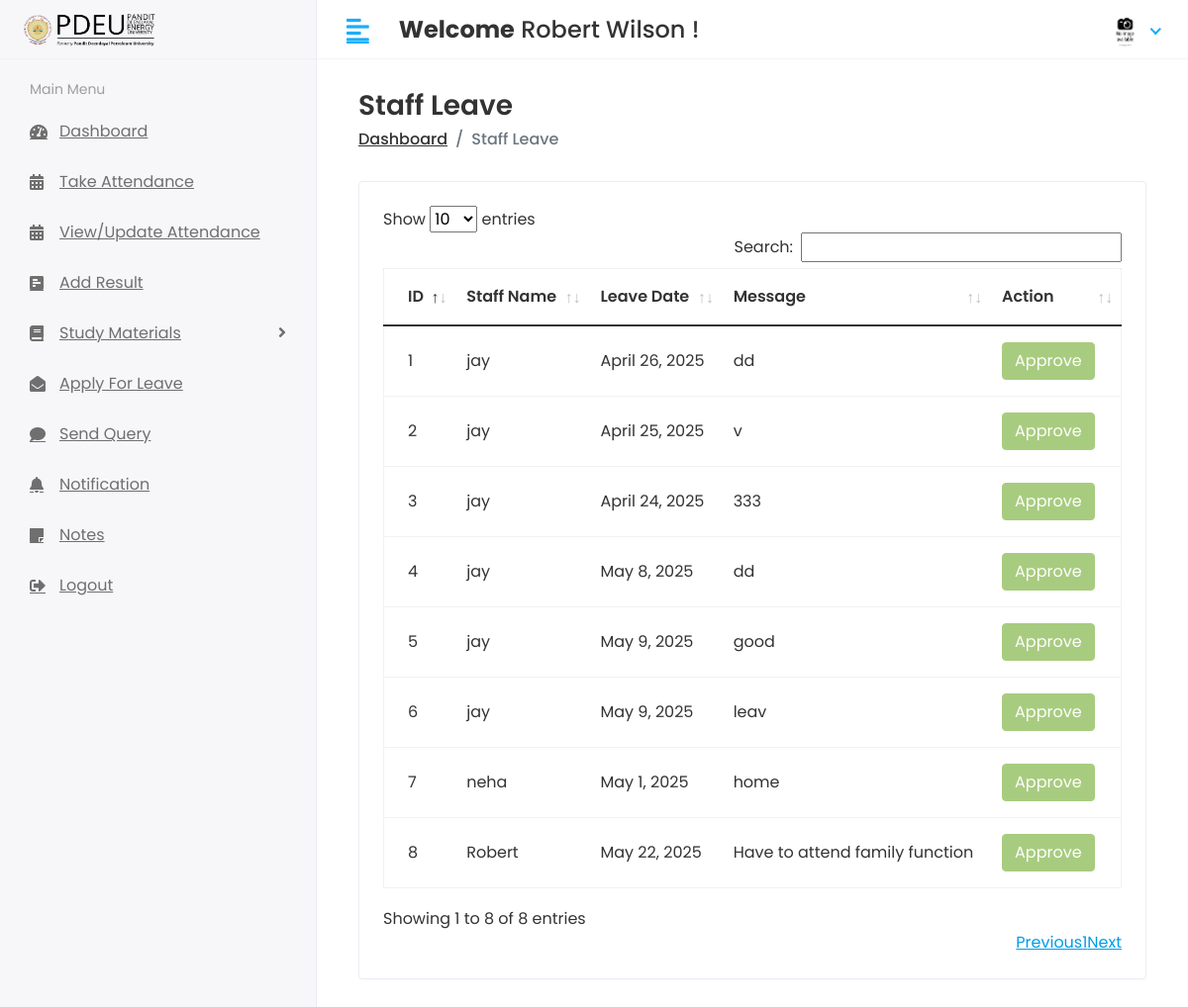
Screenshot of /Hod/Staff/Leave_view (signed in) with the database file from the repository.
### app/models.py (models this page shows, shortened)
class CustomUser(AbstractUser):
    USER = (
        (1, 'HOD'),
        (2, 'STAFF'),
        (3, 'STUDENT'),
        (4, 'PARENT'),  # Added Parent user type
    )
    user_type = models.CharField(choices=USER, max_length=50, default=1)
    profile_pic = models.ImageField(upload_to='media/profile_pic')

class Staff_leave(models.Model):
    staff_id = models.ForeignKey(Staff, on_delete=models.CASCADE)
    date = models.DateField(null=True)
    message = models.TextField(null=True, blank=True)
    status = models.IntegerField(default=0)
    created_at = models.DateTimeField(auto_now_add=True)
    updated_at = models.DateTimeField(auto_now=True)

class Staff(models.Model):
    admin = models.OneToOneField(CustomUser, on_delete=models.CASCADE)
    address = models.TextField()
    gender = models.CharField(max_length=100)
    subjects = models.ManyToManyField('Subject', blank=True, related_name='staff_members')
    created_at = models.DateTimeField(auto_now_add=True)
    updated_at = models.DateTimeField(auto_now=True)

### student_management_system/Hod_Views.py (the view)
# urls.py: path('Hod/Staff/Leave_view', Hod_Views.STAFF_LEAVE_VIEW, name='staff_leave_view'),
@login_required(login_url='/')
def STAFF_LEAVE_VIEW(request):
    staff_leave = Staff_leave.objects.all().order_by('-created_at')
    context = {
        'staff_leave': staff_leave,
    }
    return render(request, 'Hod/staff_leave.html', context)

### templates/Hod/staff_leave.html (shortened to what this page needs)
{% extends 'base.html' %}
{% block content %}
{% load static %}
<div class="content container-fluid">
    <div class="page-header">
        <div class="row align-items-center">
            <div class="col">
                <h3 class="page-title">Staff Leave</h3>
                <ul class="breadcrumb">
                    <li class="breadcrumb-item"><a href="{% url 'hod_home' %}">Dashboard</a></li>
                    <li class="breadcrumb-item active">Staff Leave</li>
                </ul>
            </div>
        </div>
    </div>
    <div class="row">
        <div class="col-sm-12">
            <div class="card card-table">
                <div class="card-body">
                    <div class="table-responsive">
                        <table id="table_id" class="table table-hover table-center mb-0">
                            <thead>
                                <tr>
                                    <th>ID</th>
                                    <th>Staff Name</th>
                                    <th>Leave Date</th>
                                    <th>Message</th>
                                    <th class="text-right">Action</th>
                                </tr>
                            </thead>
                            <tbody>
                            {% for i in staff_leave %}
                                <tr>
                                    <td>{{i.id}}</td>
                                    <td>{{i.staff_id.admin.first_name}}</td>
                                    <td>{{i.date}}</td>
                                    <td>{{i.message}}</td>
                                    <td class="text-right">
                                        <div class="actions">
                                            {% if i.status == 0 %}
                                                <a href="{% url 'staff_approve_leave' i.id %}" class="btn btn-success">Approve</a>
                                                <a href="{% url 'staff_disapprove_leave' i.id %}" class="btn btn-danger">Disapprove</a>
                                            {% elif i.status == 1 %}
                                                <button class="btn btn-success" disabled="disabled">Approve</button>
                                            {% else %}
                                                <button class="btn btn-danger" disabled="disabled">Disapprove</button>
                                            {% endif %}
                                        </div>
                                    </td>
                                </tr>
                            {% endfor %}
                            </tbody>
                        </table>
                    </div>
                </div>
            </div>
        </div>
    </div>
</div>
{% endblock %}

### templates/includes/header.html (shortened to what this page needs)
{% load static %}
<div class="header">
    <div class="header-left">
        <a class="logo">
            <img src="{% static 'assets/img/pdpu image-Photoroom.png' %}" alt="PDEU Logo">
        </a>
    </div>
    <a href="javascript:void(0);" id="toggle_btn">
        <i class="fas fa-align-left"></i>
    </a>
    <div class="top-nav-search mt-3">
        <h4><strong>Welcome</strong>
            <span>
                {% if user.first_name and user.last_name %}
                    {{ user.first_name }} {{ user.last_name }}
                {% else %}
                    {{ user.username }}
                {% endif %}
            </span> !
        </h4>
    </div>
    <ul class="nav user-menu">
        <li class="nav-item dropdown has-arrow">
            <a href="#" class="dropdown-toggle nav-link" data-toggle="dropdown">
                {% if user.profile_pic == "" %}
                    <span class="user-img"><img class="rounded-circle" src="{% static 'assets/img/noimg.jpg' %}" width="31" alt="Ryan Taylor"></span>
                {% else %}
                    <span class="user-img"><img class="rounded-circle" src="/{{user.profile_pic}}" width="31" alt="Ryan Taylor"></span>
                {% endif %}
            </a>
        </li>
    </ul>
</div>

### static/assets/css/style.css (style rules this page uses)
html { height: 100%; }
body { background-color: #fff; color: #333; font-family: 'Poppins', sans-serif; font-size: 1rem; height: 100%; line-height: 1.5; overflow-x: hidden; }
h1, h2, h3, h4, h5, h6 { font-family: 'Poppins', sans-serif; margin-top: 0; }
a { color: #009ce7; }
input, button, a { transition: all 0.4s ease; -moz-transition: all 0.4s ease; -o-transition: all 0.4s ease; -ms-transition: all 0.4s ease; -webkit-transition: all 0.4s ease; }
input, input:focus, button, button:focus { outline: none; }
ul, ol { padding: 0px; list-style: none; }
.table { color: #333; max-width: 100%; margin-bottom: 0; width: 100%; }
.table.dataTable { border-collapse: collapse !important; border: 1px solid rgba(0, 0, 0, 0.05); }
.table thead tr th { font-weight: 600; }
.table tbody tr { border-bottom: 1px solid rgba(0, 0, 0, 0.05); }
.table.table-center td, .table.table-center th { vertical-align: middle; }
.card-table .card-body .table > thead > tr > th { border-top: 0; }
.card-table .card-body .table tr td:first-child, .card-table .card-body .table tr th:first-child { padding-left: 1.5rem; }
.card-table .card-body .table tr td:last-child, .card-table .card-body .table tr th:last-child { padding-right: 1.5rem; }
.card-table .table td, .card-table .table th { border-top: 1px solid #e2e5e8; padding: 1rem 0.75rem; white-space: nowrap; }
.btn-success { background-color: #7bb13c; border: 1px solid #7bb13c }
.btn-success.disabled, .btn-success:disabled { background-color: #7bb13c; border-color: #7bb13c; color: #fff; }
.card { border: 1px solid #ececf5; box-shadow: 0 1px 3px 0 rgba(0, 0, 0, 0.03); margin-bottom: 1.875rem; }
.card-body { padding: 1.5rem; }
.header { background-color: #fff; border-bottom: 1px solid #f3f3f4; left: 0; position: fixed; right: 0; top: 0; z-index: 1001; height: 60px; }
.header .header-left { float: left; height: 60px; padding: 0 20px; position: relative; width: 320px; z-index: 1; transition: all 0.2s ease-in-out; background-color: #f7f7fa; border-bottom: 1px solid #efefef; border-right: 1px solid #ececf5; display: flex; align-items: center; }
.header .header-left .logo { display: inline-block; line-height: 60px; }
.header .header-left .logo img { max-height: 40px; width: auto; }
.header .dropdown-toggle:after { display: none; }
.header .has-arrow .dropdown-toggle:after { border-top: 0; border-left: 0; border-bottom: 2px solid #18aefa; border-right: 2px solid #18aefa; content: ''; height: 8px; display: inline-block; pointer-events: none; -webkit-transform-origin: 66% 66%; -ms-transform-origin: 66% 66%; transform-origin: 66% 66%; -webkit-transform: rotate(45deg); -ms-transform: rotate(45deg); transform: rotate(45deg); -webkit-transition: all 0.15s ease-in-out; transition: all 0.15s ease-in-out; width: 8px; vertical-align: 0px; }
.user-menu { float: right; margin: 0; position: relative; z-index: 99; padding-right: 15px; }
.user-menu.nav > li > a { color: #a0a0a0; font-size: 14px; line-height: 58px; padding: 0 15px; height: 60px; }
.user-img { margin-right: 3px; position: relative; }
.top-nav-search { float: left; margin-left: 15px; }
.page-header { margin-bottom: 1.875rem; }
.page-header .breadcrumb { background-color: transparent; color: #6c757d; font-size: 1rem; font-weight: 500; margin-bottom: 0; padding: 0; }
.page-header .breadcrumb a { color: #333; }
.page-title { font-size: 28px; font-weight: 600; color: #333; margin-bottom: 5px; }
@media (min-width: 992px) { #toggle_btn { align-items: center; color: #18aefa; display: inline-flex; float: left; font-size: 26px; height: 60px; justify-content: center; margin-left: 15px; padding: 0 15px; } }

### rows the page displays
CustomUser: first_name "Robert", last_name "Wilson"
Staff_leave: id "8", staff_id.admin.first_name "Robert", date "May 22, 2025", message "Have to attend family function", status "Approve"
Staff_leave: id "7", staff_id.admin.first_name "neha", date "May 1, 2025", message "home", status "Approve"
Staff_leave: id "6", staff_id.admin.first_name "jay", date "May 9, 2025", message "leav", status "Approve"
Staff_leave: id "5", staff_id.admin.first_name "jay", date "May 9, 2025", message "good", status "Approve"
Staff_leave: id "4", staff_id.admin.first_name "jay", date "May 8, 2025", message "dd", status "Approve"
Staff_leave: id "3", staff_id.admin.first_name "jay", date "April 24, 2025", message "333", status "Approve"
Staff_leave: id "2", staff_id.admin.first_name "jay", date "April 25, 2025", message "v", status "Approve"
Staff_leave: id "1", staff_id.admin.first_name "jay", date "April 26, 2025", message "dd", status "Approve"
